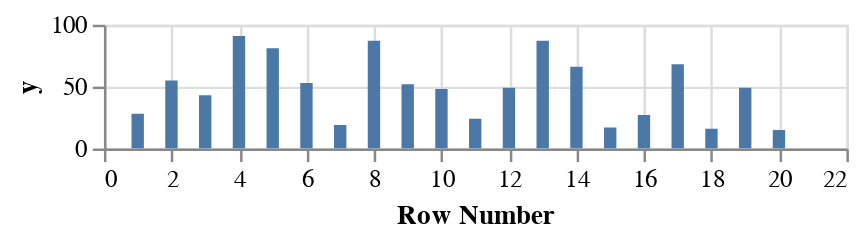

This figure's Vega-Lite source:
### Vega-Lite specification from a JSON file in a GitHub repository (floating-point values rounded to 4 significant figures)
{"$schema": "https://vega.github.io/schema/vega-lite/v2.json", "description": "Bar graph showing the row number for each of the cells", "width": 300, "height": 50, "data": {"values": [{"x": 1, "y": 28}, {"x": 2, "y": 55}, {"x": 3, "y": 43}, {"x": 4, "y": 91}, {"x": 5, "y": 81}, {"x": 6, "y": 53}, {"x": 7, "y": 19}, {"x": 8, "y": 87}, {"x": 9, "y": 52}, {"x": 10, "y": 48}, {"x": 11, "y": 24}, {"x": 12, "y": 49}, {"x": 13, "y": 87}, {"x": 14, "y": 66}, {"x": 15, "y": 17}, {"x": 16, "y": 27}, {"x": 17, "y": 68}, {"x": 18, "y": 16}, {"x": 19, "y": 49}, {"x": 20, "y": 15}]}, "layer": [{"transform": [{"calculate": "datum.y - 50", "as": "ny"}, {"window": [{"op": "row_number", "as": "RowNumber"}]}], "mark": {"type": "bar", "clip": true}, "encoding": {"x": {"field": "RowNumber", "type": "quantitative", "axis": {"title": "Row Number"}}, "y": {"field": "y", "type": "quantitative", "axis": {"title": "y"}}}}]}
